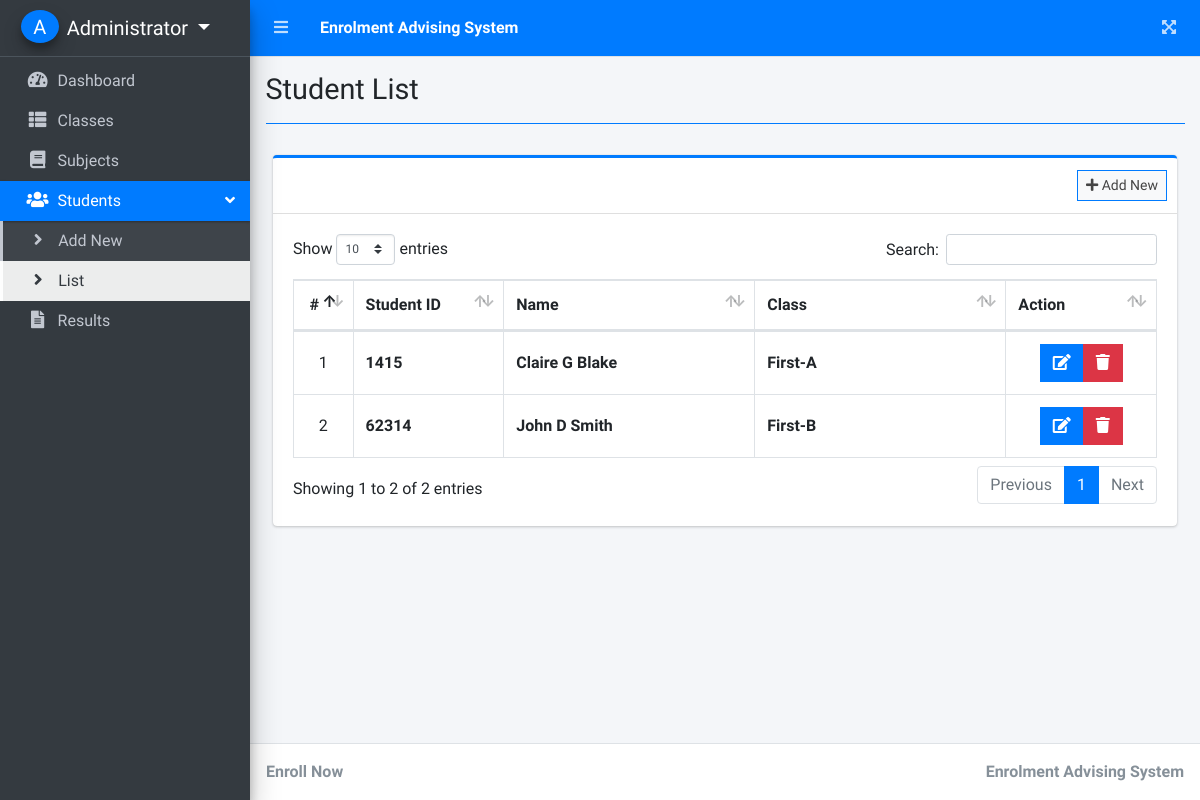
The app's page /index.php?page=student_list (signed in) with its own data.
### tables this page shows
CREATE TABLE `students` (
  `id` int(30) NOT NULL,
  `student_code` varchar(50) NOT NULL,
  `firstname` varchar(200) NOT NULL,
  `middlename` varchar(200) NOT NULL,
  `lastname` varchar(200) NOT NULL,
  `gender` varchar(50) NOT NULL,
  `address` text NOT NULL,
  `class_id` int(30) NOT NULL,
  `date_created` datetime NOT NULL DEFAULT current_timestamp()
);

### student_list.php (the view, shortened to what this page needs)
<?php include'db_connect.php' ?>
<div class="col-lg-12">
	<div class="card card-outline card-primary">
		<div class="card-header">
			<div class="card-tools">
				<a class="btn btn-block btn-sm btn-default btn-flat border-primary " href="./index.php?page=new_student"><i class="fa fa-plus"></i> Add New</a>
			</div>
		</div>
		<div class="card-body">
			<table class="table tabe-hover table-bordered" id="list">
				<colgroup>
					<col width="5%">
					<col width="15%">
					<col width="25%">
					<col width="25%">
					<col width="15%">
				</colgroup>
				<thead>
					<tr>
						<th class="text-center">#</th>
						<th>Student ID</th>
						<th>Name</th>
						<th>Class</th>
						<th>Action</th>
					</tr>
				</thead>
				<tbody>
					<?php
					$i = 1;
					$qry = $conn->query("SELECT s.*,concat(c.level,'-',c.section) as class,concat(firstname,' ',middlename,' ',lastname) as name FROM students s inner join classes c on c.id = s.class_id order by concat(firstname,' ',middlename,' ',lastname) asc  ");
					while($row= $qry->fetch_assoc()):
					?>
					<tr>
						<td class="text-center"><?php echo $i++ ?></td>
						<td class=""><b><?php echo $row['student_code'] ?></b></td>
						<td><b><?php echo ucwords($row['name']) ?></b></td>
						<td><b><?php echo ucwords($row['class']) ?></b></td>
						<td class="text-center">
		                    <div class="btn-group">
		                        <a href="index.php?page=edit_student&id=<?php echo $row['id'] ?>" class="btn btn-primary btn-flat ">
		                          <i class="fas fa-edit"></i>
		                        </a>
		                        <button type="button" class="btn btn-danger btn-flat delete_student" data-id="<?php echo $row['id'] ?>">
		                          <i class="fas fa-trash"></i>
		                        </button>
	                      </div>
						</td>
					</tr>
				<?php endwhile; ?>
				</tbody>
			</table>
		</div>
	</div>
</div>

### student_list.php (style rules this page uses)
table td { vertical-align: middle !important; }

### records on screen
students: student_code "1415", name "Claire G Blake", class "First-A"
students: student_code "62314", name "John D Smith", class "First-B"

### other values on screen
$_SESSION['system']['name'] "Enrolment Advising System"
$_SESSION['login_firstname'].' '.$_SESSION['login_lastname'] "Administrator"
$title "Student List"
